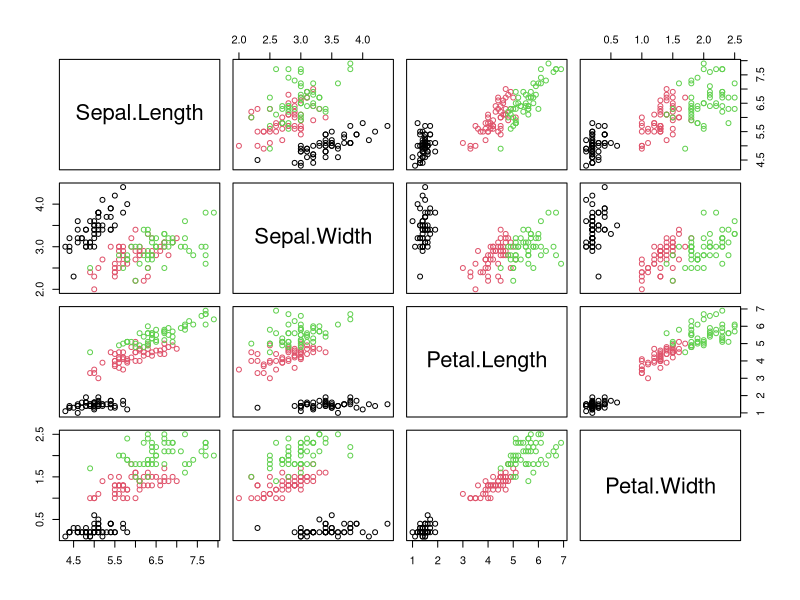
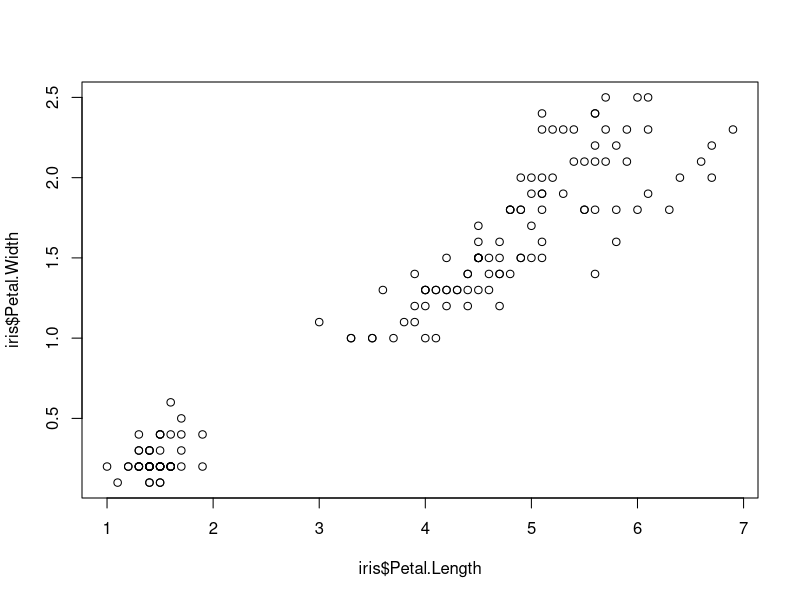
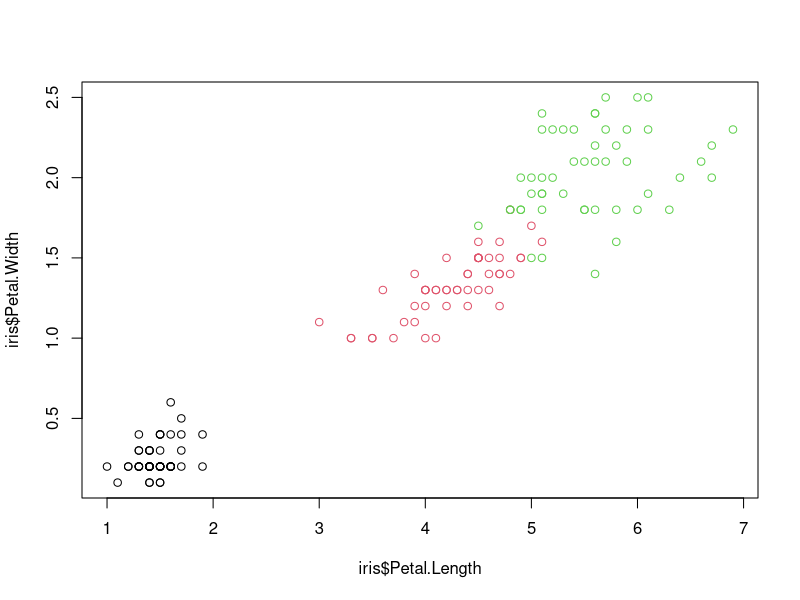
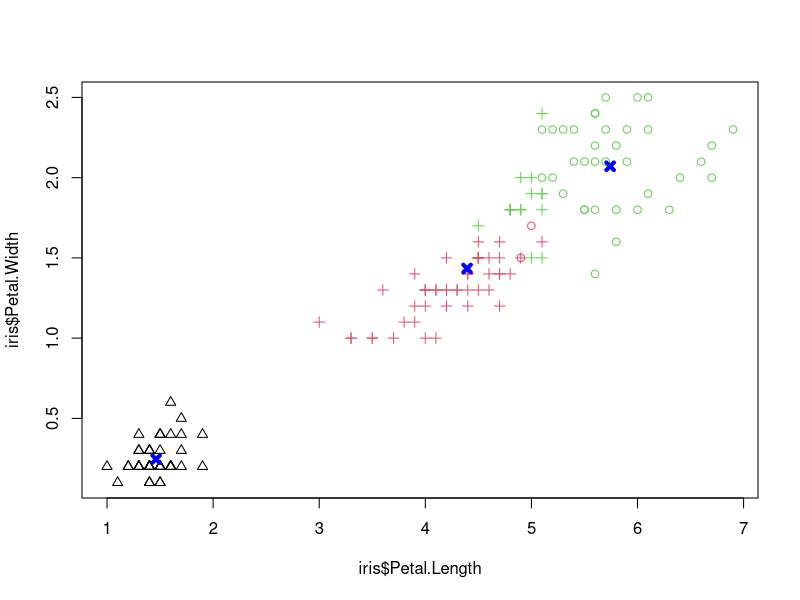

Recreate these plots in R, in order.
# Load Iris data
data(iris)

# Peek at the data
head(iris)

# Look at unique species
unique(iris$Species)

# Create a scatterplot matrix colored by species
plot(
  x = iris[1:4], 
  col = as.integer(iris$Species))


# View scatterplot of petal length vs width
plot(
  x=iris$Petal.Length,
  y=iris$Petal.Width
)

# Color scatterplot by species
plot(
  x = iris$Petal.Length, 
  y = iris$Petal.Width, 
  col = as.numeric(iris$Species))


#create k-means clusters
clusters <- kmeans(
  x=iris[,1:4],
  centers = 3,
  nstart = 10
)

#Plot each cluster as a shape
plot(
  x=iris$Petal.Length,
  y= iris$Petal.Width,
  col=as.numeric(iris$Species),
  pch= clusters$cluster
)

# Plot centroid of clusters
points(
  x = clusters$centers[, "Petal.Length"], 
  y = clusters$centers[, "Petal.Width"],
  pch = 4, 
  lwd = 4, 
  col = "blue")

# View a table of the clusters
table(
  x = clusters$cluster, 
  y = iris$Species)


